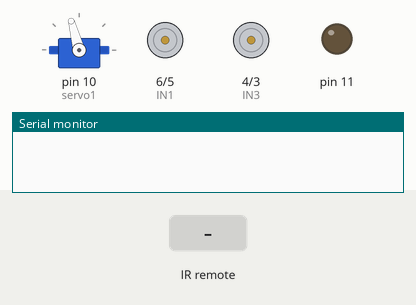
A sketch run on a simulated Arduino Uno, built with avr-gcc and run on an emulated ATmega328P. On the bench: servo, motor-driver pin pairs drawn as motors (green arrow = first pin HIGH = forward, orange = second pin HIGH = backward, longer = more drive, scaled by the enable pin), output pins drawn as LEDs (lit = HIGH), the last lines printed to the serial monitor. Inputs (shaded band) come from the test bench.

Above: at 1.28 s.
1.3 s: infrared code 0xFF02FD received
At 1.43 s:
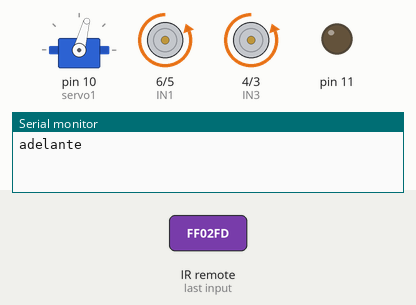
4.3 s: infrared code 0xFF9867 received
At 4.37 s:
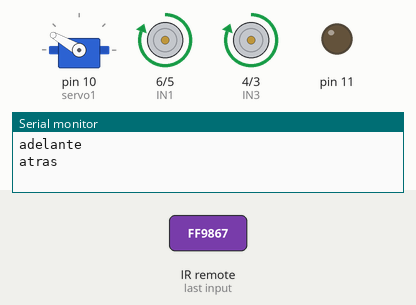
7.3 s: infrared code 0xFF906F received
At 7.46 s:
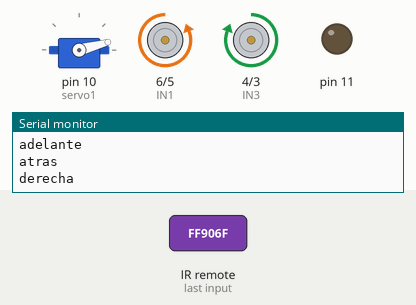
10.3 s: infrared code 0xFFE01F received
At 10.44 s:
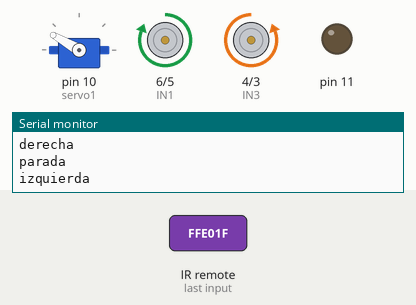
13.3 s: infrared code 0xFF906F received
At 13.53 s:
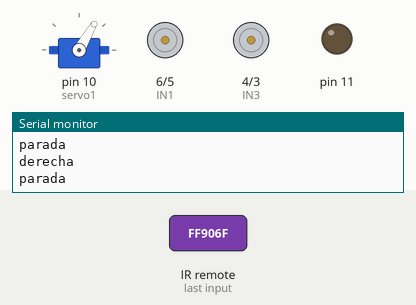
16.3 s: infrared code 0xFFE01F received
At 16.4 s:
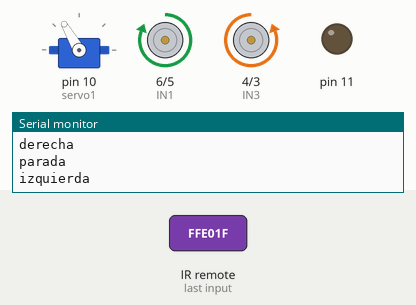
Timing chart, 0 to 20.3 s (numbered marks = the images above; inputs shaded):
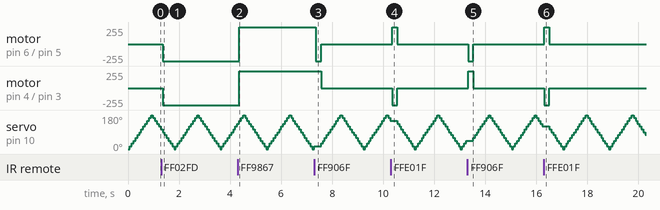

The sketch:

Cleany.ino
```cpp
#include <Ultrasonic.h>
#include <Servo.h>
#include <IRremote.h>


int pos = 0;  // analog pin used to connect the potentiometer
int inc = 15;
int dis = 20;

Ultrasonic ultrasonic(11,12, 150 * 58); // (Trig PIN,Echo PIN, Max.TimeOut in µsec )
Servo servo1;  // Crea un Objeto servo

//Motores
#define ENA 7             // Potencia motor A
#define IN1 6            // Control 1 motor A
#define IN2 5            // Control 2 motor A
#define ENB 2             // Potencia motor B
#define IN3 4             // Control 1 motor B
#define IN4 3             // Control 2 motor A

int RECV_PIN = 9;
IRrecv irrecv(RECV_PIN);
decode_results results;
#define btnAdelante  16712445
#define btnAtras  16750695
#define btnDerecha  16748655
#define btnIzquierda  16769055
#define btnParada  16754775

#define btnAuto 16753245

int velDeMarchaIzq = 150;
int velDeMarchaDer = velDeMarchaIzq+15;
int velDeGiroIzq = 130;
int velDeGiroDer = velDeGiroIzq+15;
int val;    // variable to read the value from the analog pin
boolean modeAuto = false;

void setup() {
  Serial.begin (9600);

  servo1.attach(10);  // Selecionamos el pin 2 como el pin de control para

  //Motores
  pinMode(ENA, OUTPUT);
  pinMode(IN1, OUTPUT);
  pinMode(IN2, OUTPUT);
  pinMode(ENB, OUTPUT);
  pinMode(IN3, OUTPUT);
  pinMode(IN4, OUTPUT);

  irrecv.enableIRIn(); // Start the receiver
}

void adelante()
{
  Serial.println("adelante");

  analogWrite(ENA, velDeMarchaIzq);
  digitalWrite(IN1, LOW);
  digitalWrite(IN2, HIGH);

  analogWrite(ENB, velDeMarchaDer);
  digitalWrite(IN3, LOW);
  digitalWrite(IN4, HIGH);
}

void atras()
{
  Serial.println("atras");

  analogWrite(ENA, velDeMarchaIzq);
  digitalWrite(IN1, HIGH);
  digitalWrite(IN2, LOW);

  analogWrite(ENB, velDeMarchaDer);
  digitalWrite(IN3, HIGH);
  digitalWrite(IN4, LOW);
}

void parada()
{
  Serial.println("parada");

  analogWrite(ENA, 0);
  digitalWrite(IN1, LOW);
  digitalWrite(IN2, LOW);

  analogWrite(ENB, 0);
  digitalWrite(IN3, LOW);
  digitalWrite(IN4, LOW);
}

void derecha()
{
  Serial.println("derecha");

  analogWrite(ENA, velDeGiroDer);
  digitalWrite(IN1, LOW);
  digitalWrite(IN2, HIGH);

  analogWrite(ENB, velDeGiroIzq);
  digitalWrite(IN3, HIGH);
  digitalWrite(IN4, LOW);
}

void izquierda()
{
  Serial.println("izquierda");

  analogWrite(ENA, velDeGiroDer);
  digitalWrite(IN1, HIGH);
  digitalWrite(IN2, LOW);

  analogWrite(ENB, velDeGiroIzq);
  digitalWrite(IN3, LOW);
  digitalWrite(IN4, HIGH);
}

void autoModo1()
{
  Serial.println("Entrando en modod autoModo1");

  int centimetros;
  centimetros = ultrasonic.Ranging(CM);

  Serial.println(centimetros);

  if (centimetros>=dis)                           //20 cm es la distancia de emergencia
    {
      adelante();
    }
    else if (centimetros<dis)
    {
      if(pos<60){
        izquierda();
        delay(1000);
      }else if(pos>120){
        derecha();
        delay(1000);
      }else{
        atras();
        delay(2000);
      }
    }
}

void autoModo2()
{
  Serial.println("Entrando en modod autoModo2");

  int centimetros;
  centimetros = ultrasonic.Ranging(CM);
  Serial.println("Distancia: "+centimetros);

  if (centimetros>=dis)                           //20 centimetros es la distancia de emergencia
  {
    adelante();
    delay(500);
  }
  else if (centimetros<dis)
  {
    parada();

    int myInts[19];
    servo1.write(0);
    delay(100);
    for (int i=0; i <= 18; i++){

      myInts[i]= ultrasonic.Ranging(CM);
      delay(10);
      myInts[i]=myInts[i] + ultrasonic.Ranging(CM);
      delay(10);
      myInts[i]=myInts[i] + ultrasonic.Ranging(CM);
      delay(10);
      myInts[i]=myInts[i] + ultrasonic.Ranging(CM);
      delay(10);

      myInts[i]= (myInts[i]/4);

      pos =i*10;
      servo1.write(pos);
      delay(100);
    }

    servo1.write(90);
    delay(100);

    Serial.println(myInts[0]);
    Serial.println(myInts[1]);
    Serial.println(myInts[2]);
    Serial.println(myInts[3]);
    Serial.println(myInts[4]);
    Serial.println(myInts[5]);
    Serial.println(myInts[6]);
    Serial.println(myInts[7]);
    Serial.println(myInts[8]);
    Serial.println(myInts[9]);

    if( (myInts[0]>dis) &&  (myInts[1]>dis) && (myInts[2]>dis) && (myInts[3]>dis) && (myInts[4]>dis)
      && (myInts[5]>dis) && (myInts[6]>dis) && (myInts[7]>dis) && (myInts[8]>dis) && (myInts[9]>dis) ){

      derecha();
      delay(1000);

    }
    else if( (myInts[10]>dis) &&  (myInts[11]>dis) && (myInts[12]>dis) && (myInts[13]>dis) && (myInts[14]>dis)
      && (myInts[15]>dis) && (myInts[16]>dis) && (myInts[17]>dis) && (myInts[18]>dis) ){

      izquierda();
      delay(1000);

    }
    else{
      atras();
      delay(2000);

      izquierda();
      delay(1000);
    }
  }
}

void avanzarServo() {
  servo1.write(pos);
  delay(75);

  if(pos>=180){
    inc = (-15);
  }else if (pos<=0){
    inc = 15;
  }
  pos = pos + inc;
}

void loop() {

  avanzarServo();

  if (irrecv.decode(&results)) {

    switch (results.value) {
    case btnAdelante:
      adelante();
      break;
    case btnAtras:
      atras();
      break;
    case btnDerecha:
      derecha();
      delay(200);
      parada();
      break;
    case btnIzquierda:
      izquierda();
      delay(200);
      parada();
      break;
    case btnParada:
      parada();
      break;
    case btnAuto:
      modeAuto=!modeAuto;
      parada();
      break;
    }
    irrecv.resume(); // Receive the next value
  }

  if(modeAuto){
    autoModo1();
  }

}
```

Ultrasonic.h
```cpp
// Ultrasonic - Library for HR-SC04 Ultrasonic Ranging Module.
// Rev.4 (06/2012)
// J.Rodrigo ( http://www.jra.so )
// more info at http://www.ardublog.com
// GitHub: https://github.com/elrodri/Ultrasonic-HC-SR04

#ifndef Ultrasonic_h
#define Ultrasonic_h

#if ARDUINO >= 100
  #include "Arduino.h"
#else
  #include "WProgram.h"
#endif

#define CM 1
#define INC 0

class Ultrasonic
{
  public:
    Ultrasonic(int TP, int EP);
	Ultrasonic(int TP, int EP, long TO);
    long Timing();
    long Ranging(int sys);

  private:
    int Trig_pin;
    int Echo_pin;
	long Time_out;
    long duration,distacne_cm,distance_inc;
};

#endif
```

Measured:
- after the input at 1.3 s, motor on pin 6 (IN1) / pin 5 (IN2), motor on pin 4 (IN3) / pin 3 (IN4): stopped → backward 255/255 after 0.05 s
- after the input at 4.3 s, motor on pin 6 (IN1) / pin 5 (IN2), motor on pin 4 (IN3) / pin 3 (IN4): backward 255/255 → forward 255/255 after 0.06 s
- after the input at 7.3 s, motor on pin 6 (IN1) / pin 5 (IN2): forward 255/255 → backward 255/255 after 0.07 s, → stopped 0.20 s later; motor on pin 4 (IN3) / pin 3 (IN4): forward 255/255 → stopped after 0.27 s
- after the input at 10.3 s, motor on pin 6 (IN1) / pin 5 (IN2): stopped → forward 255/255 after 0.05 s, → stopped 0.20 s later; motor on pin 4 (IN3) / pin 3 (IN4): stopped → backward 255/255 after 0.05 s, → stopped 0.20 s later
- after the input at 13.3 s, motor on pin 6 (IN1) / pin 5 (IN2): stopped → backward 255/255 at once, → stopped 0.20 s later; motor on pin 4 (IN3) / pin 3 (IN4): stopped → forward 255/255 at once, → stopped 0.20 s later
- after the input at 16.3 s, motor on pin 6 (IN1) / pin 5 (IN2): stopped → forward 255/255 at once, → stopped 0.20 s later; motor on pin 4 (IN3) / pin 3 (IN4): stopped → backward 255/255 at once, → stopped 0.20 s later
